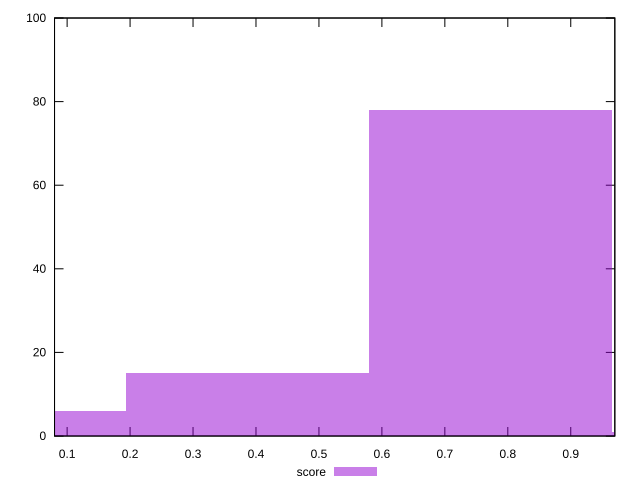

Write the gnuplot code that produced this figure.
reset

$score <<EOF
0.7723176259158651 78
0.38615881295793253 15
0 6
1.1584764388737976 1
EOF

set key outside below
set boxwidth 0.38615881295793253
set xrange [0.08:0.97]
set yrange [0:100]
set trange [0:100]
set style fill transparent solid 0.5 noborder
set terminal svg size 640, 490 enhanced background rgb 'white'
set output "report_00009_2021-02-08T22-37-41.559Z/first-cpu-idle/samples/pages/score/histogram.svg"

plot $score title "score" with boxes

reset
